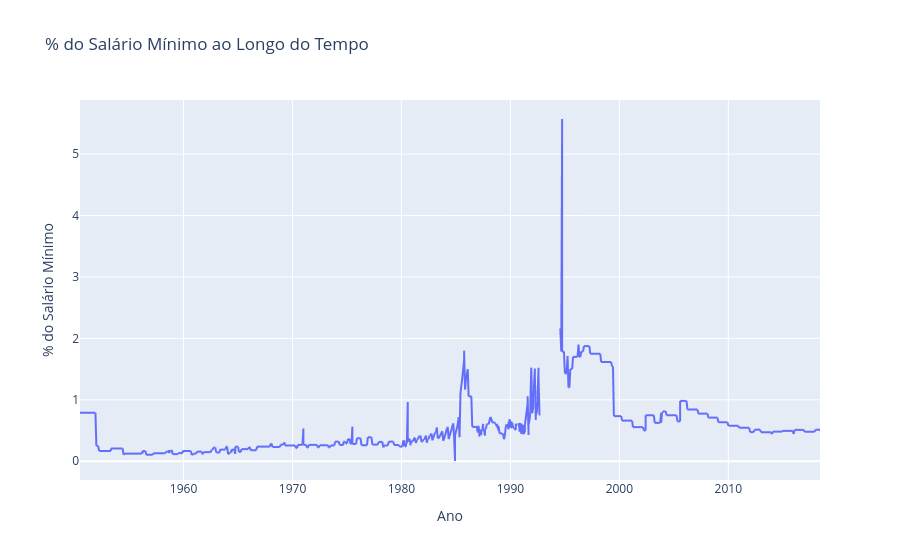

The notebook cell this image was saved under:
### Code cell
import plotly.express as px

fig = px.line(
    data,
    x="data",
    y="%_sal_min",
    title="% do Salário Mínimo ao Longo do Tempo"
)

fig.update_layout(
    xaxis_title="Ano",
    yaxis_title="% do Salário Mínimo"
)

fig.show()

### Figure 1 — Plotly figure (JSON) as saved in the notebook; plotly's stock layout.template omitted (floating-point values rounded to 4 significant figures; data arrays with more than 128 entries replaced by an {"elided": "..."} marker saying what was removed)
{"data": [{"hovertemplate": "data=%{x}<br>%_sal_min=%{y}<extra></extra>", "legendgroup": "", "line": {"color": "#636efa", "dash": "solid"}, "marker": {"symbol": "circle"}, "mode": "lines", "name": "", "showlegend": false, "type": "scattergl", "x": {"elided": "1845 str values"}, "xaxis": "x", "y": {"elided": "1845 float values"}, "yaxis": "y"}], "layout": {"legend": {"tracegroupgap": 0}, "title": {"text": "% do Salário Mínimo ao Longo do Tempo"}, "xaxis": {"anchor": "y", "domain": [0, 1], "title": {"text": "Ano"}}, "yaxis": {"anchor": "x", "domain": [0, 1], "title": {"text": "% do Salário Mínimo"}}}}
